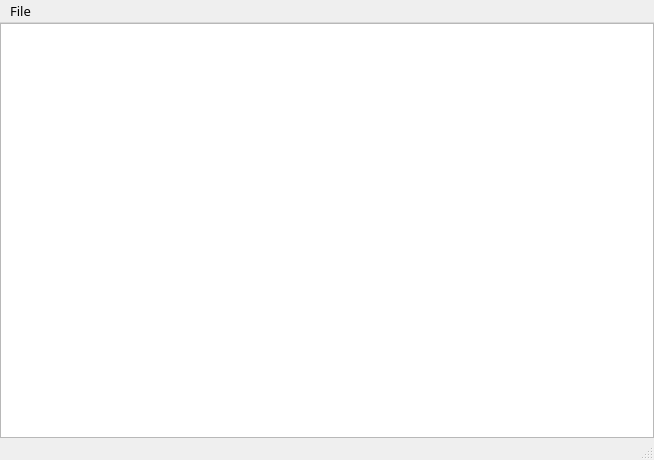
<?xml version="1.0" encoding="UTF-8"?>
<ui version="4.0">
 <class>MainWindow</class>
 <widget class="QMainWindow" name="MainWindow">
  <property name="geometry">
   <rect>
    <x>0</x>
    <y>0</y>
    <width>654</width>
    <height>460</height>
   </rect>
  </property>
  <property name="windowTitle">
   <string>MainWindow</string>
  </property>
  <property name="autoFillBackground">
   <bool>false</bool>
  </property>
  <widget class="QWidget" name="centralWidget">
   <layout class="QGridLayout" name="gridLayout">
    <property name="sizeConstraint">
     <enum>QLayout::SetNoConstraint</enum>
    </property>
    <property name="leftMargin">
     <number>0</number>
    </property>
    <property name="topMargin">
     <number>0</number>
    </property>
    <property name="rightMargin">
     <number>0</number>
    </property>
    <property name="bottomMargin">
     <number>0</number>
    </property>
    <property name="spacing">
     <number>0</number>
    </property>
    <item row="0" column="0">
     <widget class="QTextEdit" name="textEdit">
      <property name="font">
       <font>
        <family>Microsoft JhengHei Light</family>
        <pointsize>12</pointsize>
       </font>
      </property>
     </widget>
    </item>
   </layout>
  </widget>
  <widget class="QMenuBar" name="menuBar">
   <property name="geometry">
    <rect>
     <x>0</x>
     <y>0</y>
     <width>654</width>
     <height>29</height>
    </rect>
   </property>
   <property name="font">
    <font>
     <family>Microsoft YaHei UI Light</family>
     <pointsize>10</pointsize>
    </font>
   </property>
   <property name="defaultUp">
    <bool>false</bool>
   </property>
   <property name="nativeMenuBar">
    <bool>true</bool>
   </property>
   <widget class="QMenu" name="menuFile">
    <property name="font">
     <font>
      <family>Microsoft YaHei UI Light</family>
      <pointsize>10</pointsize>
     </font>
    </property>
    <property name="title">
     <string>File</string>
    </property>
    <addaction name="actionNew"/>
    <addaction name="actionOpen"/>
    <addaction name="actionSave"/>
    <addaction name="actionSave_as"/>
    <addaction name="separator"/>
    <addaction name="actionExit"/>
   </widget>
   <addaction name="menuFile"/>
  </widget>
  <widget class="QStatusBar" name="statusBar"/>
  <action name="actionOpen">
   <property name="text">
    <string>Open</string>
   </property>
  </action>
  <action name="actionSave">
   <property name="text">
    <string>Save</string>
   </property>
  </action>
  <action name="actionSave_as">
   <property name="text">
    <string>Save as</string>
   </property>
  </action>
  <action name="actionExit">
   <property name="text">
    <string>Exit</string>
   </property>
  </action>
  <action name="actionNew">
   <property name="text">
    <string>New</string>
   </property>
  </action>
 </widget>
 <layoutdefault spacing="6" margin="11"/>
 <resources/>
 <connections/>
</ui>
